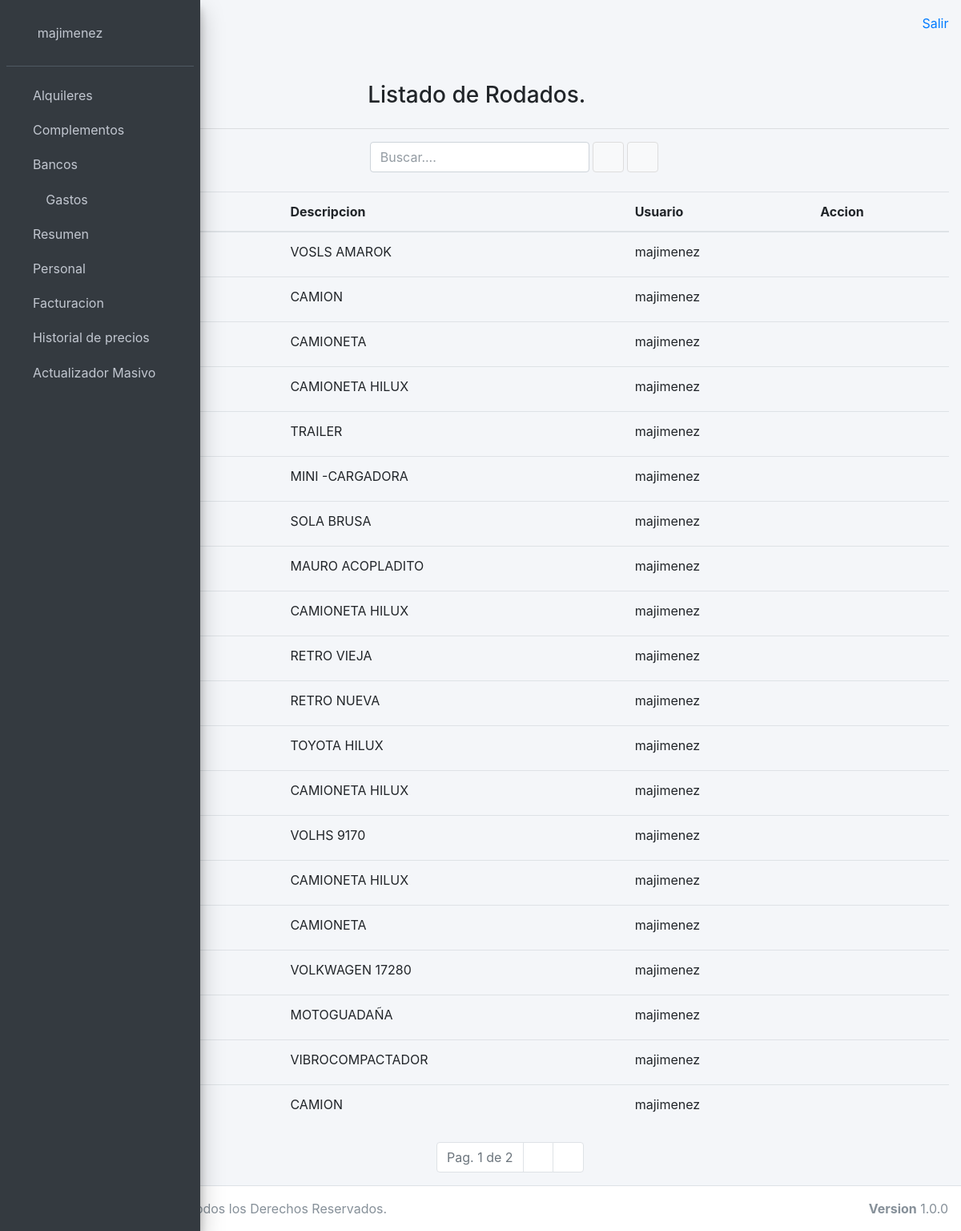
Page /rodados/listado/ (signed in) on the committed database.
### usuariosadm/models.py (models this page shows)
class UserAdm(AbstractUser):
    observacion = models.TextField(max_length=500, blank=True)

### rodados/models.py (models this page shows, shortened)
class Rodado(models.Model):
    dominio = models.CharField(max_length=10, unique=True)
    descripcion = models.CharField(max_length=150, unique=False)
    usuario = models.ForeignKey(UserAdm, on_delete=models.CASCADE, default=1)
    class Meta:
        verbose_name_plural = "Rodados"

### rodados/views.py (the view)
# urls.py: path('listado/', listadorodado, name='listadorodado'),
@login_required(login_url='/login')
def listadorodado(request):
    if "txtBuscar" in request.GET:
        parametro = request.GET.get('txtBuscar')
        obras = Rodado.objects.filter(descripcion__contains=parametro)
    else:
        obras =  Rodado.objects.all()
    paginador = Paginator(obras, 20)
    if "page" in request.GET:
        page = request.GET.get('page')
    else:
        page = 1
    resultados = paginador.get_page(page)
    return render(
        request,
        'rodados/rodado_list.html',
        {
            'resultados': resultados
        })

### templates/rodados/rodado_list.html (shortened to what this page needs)
{% extends 'base.html' %}
{% block content %}
    <div class="container">
        <br>
        <div class="row">
            <div class="col-sm-4"></div>
            <div class="col-sm-4">
                <h3> Listado de Rodados. </h3>
            </div>
            <div class="col-sm-4"></div>
        </div>
        <hr>
        <form action="/bancos/listado" method="GET">
            <div class="form-inline">
                <div class="col-8">
                    <input class="form-control" id="txtBuscar" name="txtBuscar" placeholder="Buscar....">
                    <button type="submit" class="btn btn-default" title="Buscar!">
                        <i class="fas fa-search"></i>
                    </button>
                    <button type="button" class="btn btn-default" title="Nuevo Rodado!" onclick="location.href='/rodados/new'">
                        <i class="fas fa-plus"></i>
                    </button>
                </div>
            </div>
            <br>
            <table class="table table-hover">
                <thead>
                    <tr>
                        <th>Dominio</th>
                        <th>Descripcion</th>
                        <th>Usuario</th>
                        <th>Accion</th>
                    </tr>
                </thead>
                <tbody>
                    {% for resultado in resultados %}
                    <tr>
                        <td>{{ resultado.dominio.upper }}  </td>
                        <td>{{ resultado.descripcion.upper }}  </td>
                        <td>{{ resultado.usuario }}</td>
                        <td>
                            <button type="button" class="btn btn-link btn-sm" onclick="location.href='/rodados/edit/' + {{ resultado.pk }}">
                                <i class="fas fa-pencil-alt"></i>
                            </button>
                        </td>
                    </tr>
                    {% endfor %}
                </tbody>
            </table>
            <nav aria-label="Page navigation">
                <ul class="pagination justify-content-center">
                    <li class="page-item disabled">
                        <a class="page-link">
                            Pag. {{ resultados.number }} de {{ resultados.paginator.num_pages }}
                        </a>
                    </li>
                    {% if resultados.has_next %}
                        <li class="page-item">
                            <a class="page-link" href="?page={{ resultados.next_page_number }}">
                                <i class="fas fa-angle-right"></i>
                            </a>
                        </li>
                        <li class="page-item">
                            <a class="page-link" href="?page={{ resultados.paginator.num_pages }}">
                                <i class="fas fa-angle-double-right"></i>
                            </a>
                        </li>
                    {% endif %}
                </ul>
            </nav>
        </form>
    </div>
{% endblock %}

### templates/base.html (shortened to what this page needs)
{% load static %}
<!DOCTYPE html>
<html>
<head>
  <link rel="stylesheet" href="{% static 'plugins/fontawesome-free/css/all.min.css'%}">
  <link rel="stylesheet" href="{% static 'dist/css/ionicons.min.css'%}">
  <link rel="stylesheet" href="{% static 'plugins/sweetalert2-theme-bootstrap-4/bootstrap-4.min.css'%}">
  <link rel="stylesheet" href="{% static 'plugins/icheck-bootstrap/icheck-bootstrap.min.css'%}">
  <link rel="stylesheet" href="{% static 'plugins/jqvmap/jqvmap.min.css'%}">
  <link rel="stylesheet" href="{% static 'dist/css/adminlte.min.css'%}">
  <link rel="stylesheet" href="{% static 'plugins/overlayScrollbars/css/OverlayScrollbars.min.css'%}">
  <link rel="stylesheet" href="{% static 'plugins/daterangepicker/daterangepicker.css'%}">
  <link rel="stylesheet" href="{% static 'plugins/summernote/summernote-bs4.css'%}">
  <link rel="stylesheet" href="{% static 'plugins/select2/css/select2.min.css'%}">
  <link rel="stylesheet" href="{% static 'plugins/fullcalendar/main.min.css' %}">
  <link rel="stylesheet" href="{% static 'plugins/fullcalendar-daygrid/main.min.css' %}">
  <link rel="stylesheet" href="{% static 'plugins/fullcalendar-timegrid/main.min.css' %}">
  <link rel="stylesheet" href="{% static 'plugins/fullcalendar-bootstrap/main.min.css' %}">
  <link rel="stylesheet" href="{% static 'plugins/jquery-ui/jquery-ui.min.css' %}">
  <link rel="stylesheet" href="{% static 'plugins/tempusdominus-bootstrap-4/css/tempusdominus-bootstrap-4.min.css'%}">
</head>
<body class="hold-transition sidebar-mini layout-fixed sidebar-collapse">
<div class="wrapper">
  <aside class="main-sidebar sidebar-dark-primary elevation-4">
    <div class="sidebar">
      <div class="user-panel mt-3 pb-3 mb-3 d-flex">
        <div class="image">
        </div>
        {% if user.is_authenticated %}
          <div class="info">
            <a class="nav-link" href="/user/changepassword" tabindex="-1" aria-disabled="true">{{ user.get_username }}</a>
          </div>
        {% endif %}
      </div>
      <nav class="mt-2">
        <ul class="nav nav-pills nav-sidebar flex-column" data-widget="treeview" role="menu" data-accordion="false">
        <li class="nav-item has-treeview">
          <a href="#" class="nav-link">
            <i class="fas fa-hotel"></i>
            <p>
              Alquileres
              <i class="fas fa-angle-left right"></i>
            </p>
          </a>
        </li>
        <li class="nav-item has-treeview">
          <a href="#" class="nav-link">
            <i class="fas fa-cog"></i>
            <p>
              Complementos
              <i class="fas fa-angle-left right"></i>
            </p>
          </a>
        </li>
        <li class="nav-item has-treeview">
          <a href="/bancos/listado" class="nav-link">
            <i class="fas fa-piggy-bank"></i>
            <p>
              Bancos
            </p>
          </a>
        </li>
          <li class="nav-item has-treeview">
            <a href="#" class="nav-link">
              <i class="nav-icon fas fa-dollar-sign"></i>
              <p>
                Gastos
                <i class="fas fa-angle-left right"></i>
              </p>
            </a>
          </li>
          <li class="nav-item has-treeview">
            <a href="#" class="nav-link">
              <i class="far fa-file-alt"></i>
              <p>
                Resumen
                <i class="fas fa-angle-left right"></i>
              </p>
            </a>
          </li>
          <li class="nav-item has-treeview">
            <a href="#" class="nav-link">
              <i class="fas fa-user-tag"></i>
              <p>
                Personal
                <i class="fas fa-angle-left right"></i>
              </p>
            </a>
          </li>
          <li class="nav-item has-treeview">
            <a href="#" class="nav-link">
              <i class="fas fa-hand-holding-usd"></i>
              <p>
                Facturacion
                <i class="fas fa-angle-left right"></i>
              </p>
            </a>
          </li>
          <li class="nav-item has-treeview">
            <a href="/historial/precios" class="nav-link">
              <i class="fas fa-history"></i>
              <p>
                Historial de precios
              </p>
            </a>
          </li>
          <li class="nav-item has-treeview">
            <a href="/facturas/actualizadormasivo/" class="nav-link">
              <i class="fas fa-grip-vertical"></i>
              <p>
                Actualizador Masivo
              </p>
            </a>
          </li>
        </ul>
      </nav>
    </div>
  </aside>
  <div class="content-wrapper">
    <div class="content-header">
      <div class="container-fluid">
        <div class="row mb-2">
          <div class="col-sm-6">
              <a class="nav-link" data-widget="pushmenu" href="#"></a>
          </div>
          <div class="col-sm-6">
            <ol class="breadcrumb float-sm-right">
              <a class="breadcrumb-item" href="/salir">Salir</a>
            </ol>
          </div>
        </div>
      </div>
    </div>
    <section class="content">
      <div class="container-fluid">
        <div class="row">
          {%block content %}
          {% endblock %}
        </div>
      </div>
    </section>
  </div>
  <footer class="main-footer">
    <strong>Copyright &copy; 2023 </strong>
    Todos los Derechos Reservados.
    <div class="float-right d-none d-sm-inline-block">
      <b>Version</b> 1.0.0
    </div>
  </footer>
</div>
</body>
</html>

### rows in the picture
UserAdm: get_username "majimenez"
Rodado: descripcion "VOSLS AMAROK", usuario "majimenez"
Rodado: descripcion "CAMION", usuario "majimenez"
Rodado: descripcion "CAMIONETA", usuario "majimenez"
Rodado: descripcion "CAMIONETA HILUX", usuario "majimenez"
Rodado: descripcion "TRAILER", usuario "majimenez"
Rodado: descripcion "MINI -CARGADORA", usuario "majimenez"
Rodado: descripcion "SOLA BRUSA", usuario "majimenez"
Rodado: descripcion "MAURO ACOPLADITO", usuario "majimenez"
Rodado: descripcion "CAMIONETA HILUX", usuario "majimenez"
Rodado: descripcion "RETRO VIEJA", usuario "majimenez"
Rodado: descripcion "RETRO NUEVA", usuario "majimenez"
Rodado: descripcion "TOYOTA HILUX", usuario "majimenez"
Rodado: descripcion "CAMIONETA HILUX", usuario "majimenez"
Rodado: descripcion "VOLHS 9170", usuario "majimenez"
Rodado: descripcion "CAMIONETA HILUX", usuario "majimenez"
Rodado: descripcion "CAMIONETA", usuario "majimenez"
Rodado: descripcion "VOLKWAGEN 17280", usuario "majimenez"
Rodado: descripcion "MOTOGUADAÑA", usuario "majimenez"
Rodado: descripcion "VIBROCOMPACTADOR", usuario "majimenez"
Rodado: descripcion "CAMION", usuario "majimenez"

### other values in the picture
{{ resultados.number }} "1"
{{ resultados.paginator.num_pages }} "2"
